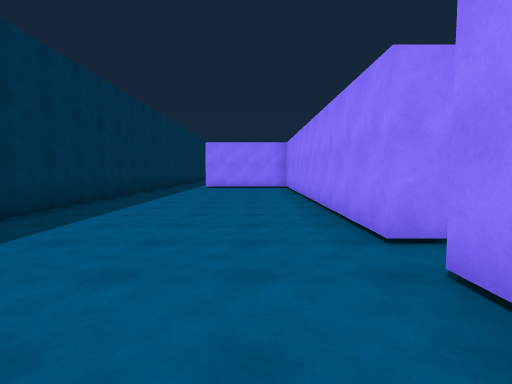
[1] (above)

13 first-person views from a walk through a 3-D level made in the Unity game engine. The camera is 1.5 m above the floor, tilts 4° down and sees 80° across. The floor is counted in squares, 2 m on a side. Each view is taken from the middle of a square. On the plan, view 1 faces up. The plan holds only what a view shows up to about 10 squares ahead; the rest is blank. The place goes on beyond the plan. The player character is not drawn.

[2]
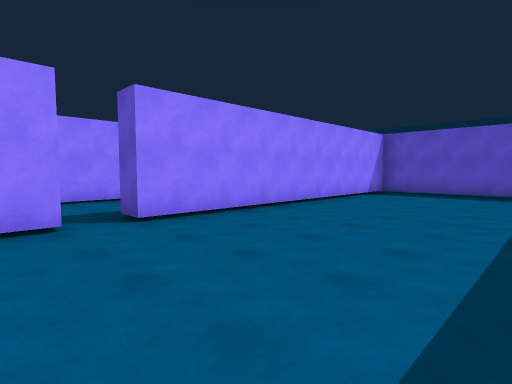

[3]
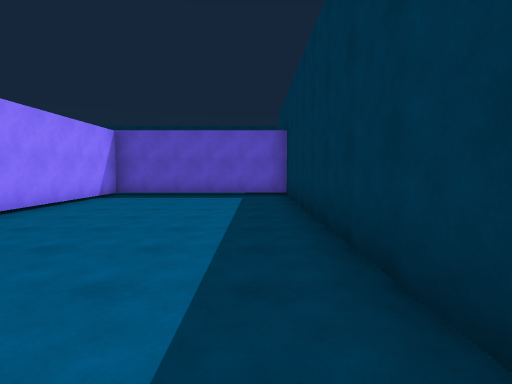

[4]
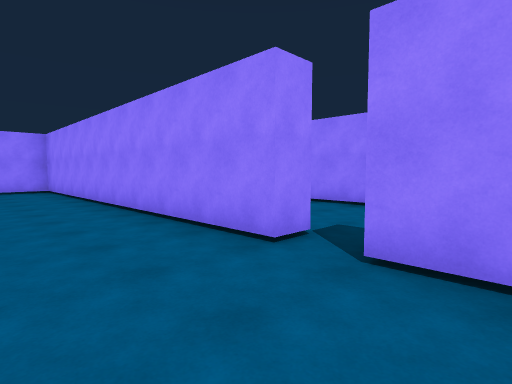

[5]
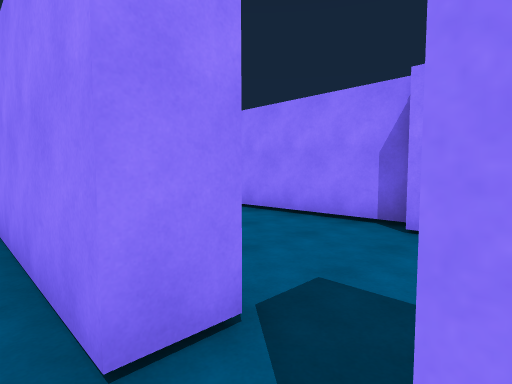

[6]
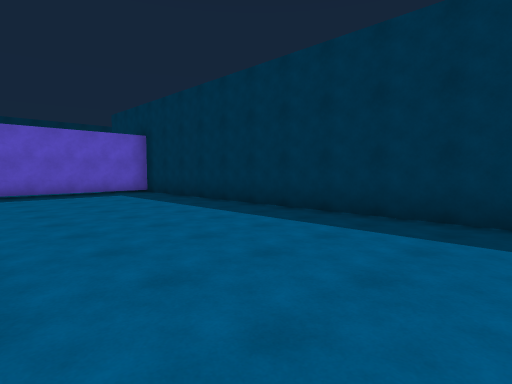

[7]
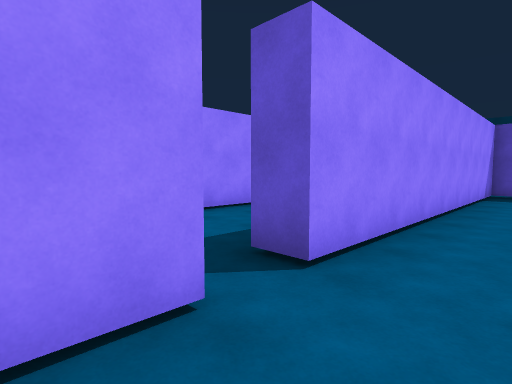

[8]
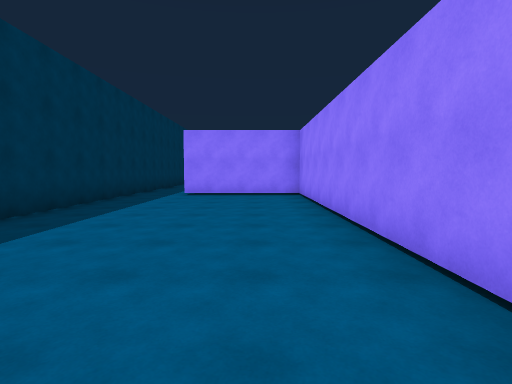

[9]
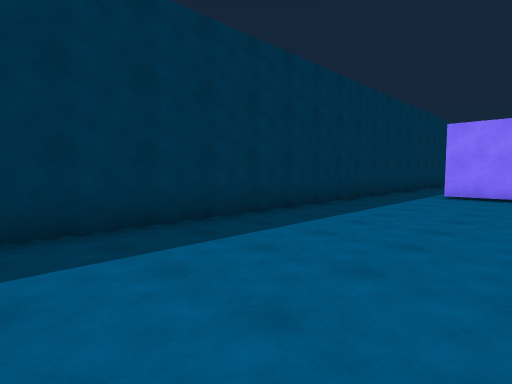

[10]
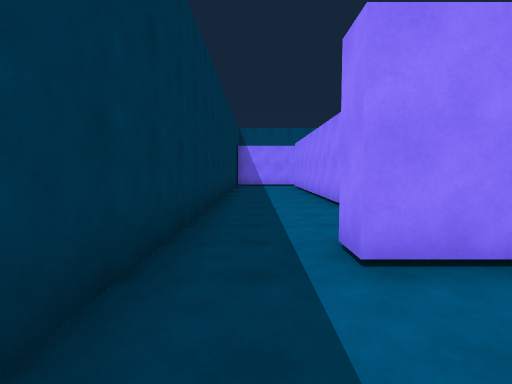

[11]
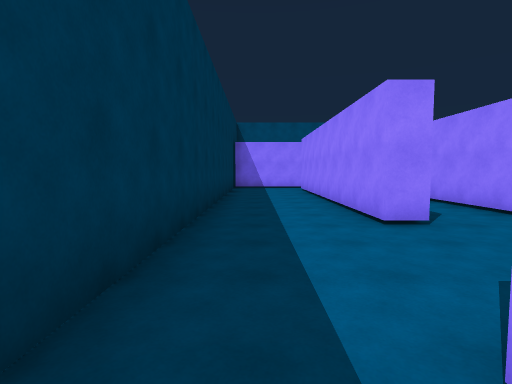

[12]
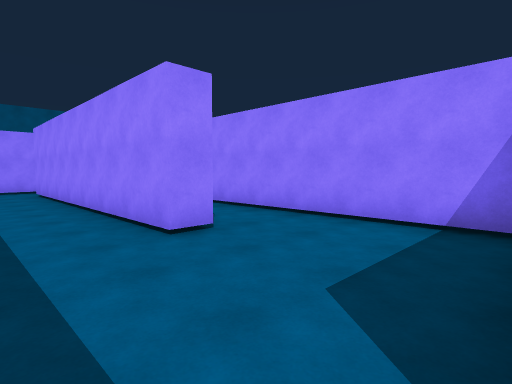

[13]
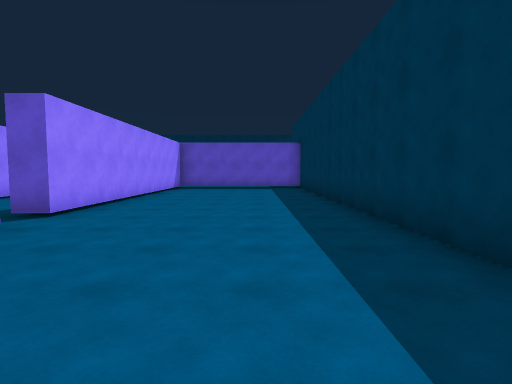

### Floor plan
Points are (right, up) in squares from view 1. A wall is a line through its corners. A room is listed if a view was taken in it or the views show most of it. See-through windows are left out.
Room 1 (views 1, 2, 3, 4, 5, 6, 7, 8, 9, 10, 11, 13)
walls: (2, 3.1) (1.3, 3.1) (1.3, 13.3) (-2.2, 13.3); (-3.9, 13.6) (-3.9, -6.4) (1.3, -6.4) (1.3, 2.1) (2, 2.1)
ways out: opening at (-3, 14) to room 2; gap at (2, 2.5)
Room 2 (view 12)
walls: (-0.5, 17.2) (-1.2, 17.2) (-1.2, 23.5); (-3.9, 22.8) (-3.9, 13.6); (-2.2, 13.3) (-2.2, 14); (1.3, 14.2) (1.3, 20.6)
ways out: opening at (-3, 14) to room 1

Where each view was taken, in squares from view 1:
view 1: 0 up, 0 right, facing up
view 2: 4 up, 3 left, facing down-right
view 3: 3 up, 3 left, facing down
view 4: 1 up, 1 left, facing up-right
view 5: 2 up, 1 right, facing up-right
view 6: 4 up, 1 right, facing down-left
view 7: 4 up, 0 right, facing down-right
view 8: 4 up, 0 right, facing up
view 9: 4 up, 0 right, facing up-left
view 10: 11 up, 3 left, facing up
view 11: 13 up, 3 left, facing up
view 12: 14 up, 3 left, facing up-right
view 13: 7 up, 2 left, facing down
